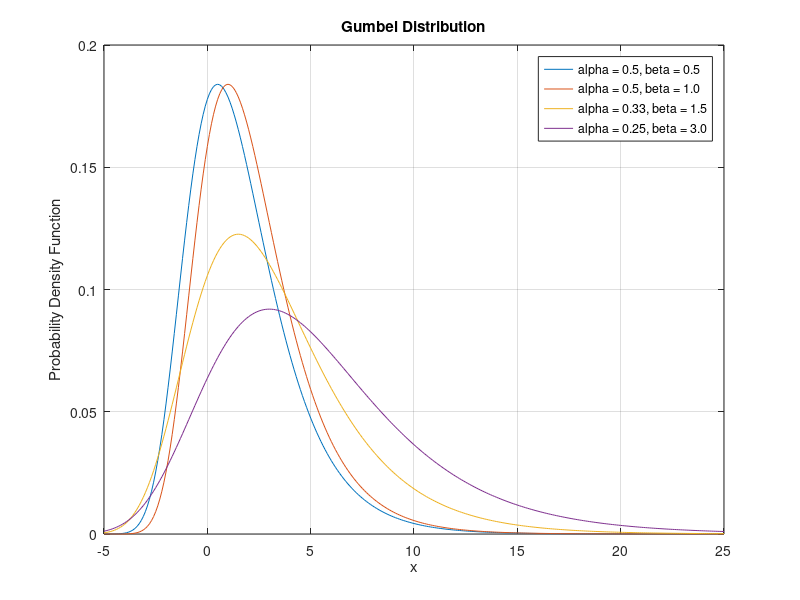

This figure's MATLAB source:
clear all;

x=[-5:.1:25];


a1=0.5;
b1=0.5;
a2=0.5;
b2=1.0;
a3=1/3;
b3=1.5;
a4=1/4;
b4=3.0;



numSteps = size(x,2);
for i=1:numSteps
z1 = exp(-a1*(x(i)-b1));
f1(i)=a1*z1*exp(-z1);
f2(i)=a2*exp(-a2*(x(i)-b2))*exp(-exp(-a2*(x(i)-b2)));
f3(i)=a3*exp(-a3*(x(i)-b3))*exp(-exp(-a3*(x(i)-b3)));
f4(i)=a4*exp(-a4*(x(i)-b4))*exp(-exp(-a4*(x(i)-b4)));
end


plot(x,f1,x,f2,x,f3,x,f4)


title("Gumbel Distribution")
xlabel("x")
ylabel("Probability Density Function")
legend("alpha = 0.5, beta = 0.5","alpha = 0.5, beta = 1.0","alpha = 0.33, beta = 1.5","alpha = 0.25, beta = 3.0")
grid
saveas(gcf,'gumbel.png')
